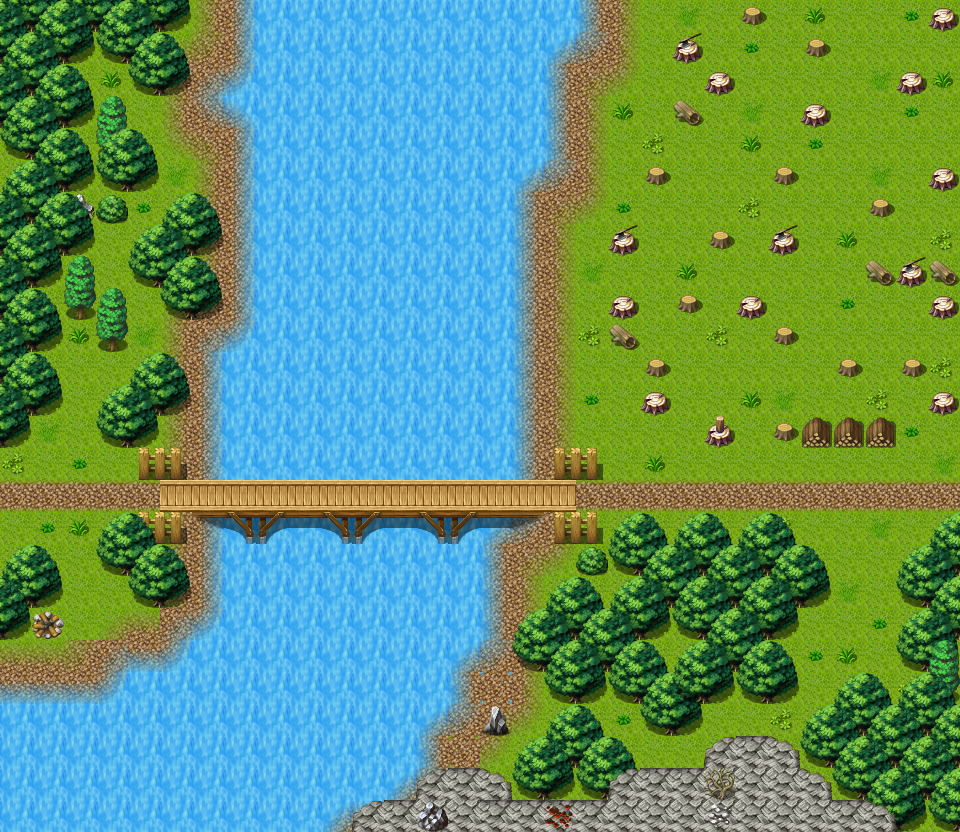

A 2D game scene composited from a Tiled map and its tileset images. What follows is a short description and the map's XML, with each tile layer's data collapsed to a summary:
An orthogonal 30x26 tile map with 32x32 px tiles, 3 tile layers (Ground, Objects, Above), 1 hidden layer not drawn, 60 tilesets and 11 objects (6x spawn, 5x mapchange).

<map version="1.0" tiledversion="1.1.5" orientation="orthogonal" renderorder="right-down" width="30" height="26" tilewidth="32" tileheight="32" infinite="0" nextobjectid="12">
 <properties>
  <property name="outdoors" value="1" />
 </properties>
 <tileset firstgid="1" name="map_bed_1" tilewidth="32" tileheight="32" tilecount="128" columns="16">
  <image source="../drawable/map_bed_1.png" width="512" height="256" />
 </tileset>
 <tileset firstgid="129" name="map_border_1" tilewidth="32" tileheight="32" tilecount="128" columns="16">
  <image source="../drawable/map_border_1.png" width="512" height="256" />
 </tileset>
 <tileset firstgid="257" name="map_bridge_1" tilewidth="32" tileheight="32" tilecount="128" columns="16">
  <image source="../drawable/map_bridge_1.png" width="512" height="256" />
 </tileset>
 <tileset firstgid="385" name="map_bridge_2" tilewidth="32" tileheight="32" tilecount="128" columns="16">
  <image source="../drawable/map_bridge_2.png" width="512" height="256" />
 </tileset>
 <tileset firstgid="513" name="map_broken_1" tilewidth="32" tileheight="32" tilecount="128" columns="16">
  <image source="../drawable/map_broken_1.png" width="512" height="256" />
 </tileset>
 <tileset firstgid="641" name="map_cavewall_1" tilewidth="32" tileheight="32" tilecount="108" columns="18">
  <image source="../drawable/map_cavewall_1.png" width="576" height="192" />
 </tileset>
 <tileset firstgid="749" name="map_cavewall_2" tilewidth="32" tileheight="32" tilecount="108" columns="18">
  <image source="../drawable/map_cavewall_2.png" width="576" height="192" />
 </tileset>
 <tileset firstgid="857" name="map_cavewall_3" tilewidth="32" tileheight="32" tilecount="108" columns="18">
  <image source="../drawable/map_cavewall_3.png" width="576" height="192" />
 </tileset>
 <tileset firstgid="965" name="map_cavewall_4" tilewidth="32" tileheight="32" tilecount="108" columns="18">
  <image source="../drawable/map_cavewall_4.png" width="576" height="192" />
 </tileset>
 <tileset firstgid="1073" name="map_chair_table_1" tilewidth="32" tileheight="32" tilecount="128" columns="16">
  <image source="../drawable/map_chair_table_1.png" width="512" height="256" />
 </tileset>
 <tileset firstgid="1201" name="map_chair_table_2" tilewidth="32" tileheight="32" tilecount="128" columns="16">
  <image source="../drawable/map_chair_table_2.png" width="512" height="256" />
 </tileset>
 <tileset firstgid="1329" name="map_crate_1" tilewidth="32" tileheight="32" tilecount="128" columns="16">
  <image source="../drawable/map_crate_1.png" width="512" height="256" />
 </tileset>
 <tileset firstgid="1457" name="map_cupboard_1" tilewidth="32" tileheight="32" tilecount="128" columns="16">
  <image source="../drawable/map_cupboard_1.png" width="512" height="256" />
 </tileset>
 <tileset firstgid="1585" name="map_curtain_1" tilewidth="32" tileheight="32" tilecount="128" columns="16">
  <image source="../drawable/map_curtain_1.png" width="512" height="256" />
 </tileset>
 <tileset firstgid="1713" name="map_entrance_1" tilewidth="32" tileheight="32" tilecount="128" columns="16">
  <image source="../drawable/map_entrance_1.png" width="512" height="256" />
 </tileset>
 <tileset firstgid="1841" name="map_entrance_2" tilewidth="32" tileheight="32" tilecount="128" columns="16">
  <image source="../drawable/map_entrance_2.png" width="512" height="256" />
 </tileset>
 <tileset firstgid="1969" name="map_fence_1" tilewidth="32" tileheight="32" tilecount="128" columns="16">
  <image source="../drawable/map_fence_1.png" width="512" height="256" />
 </tileset>
 <tileset firstgid="2097" name="map_fence_2" tilewidth="32" tileheight="32" tilecount="128" columns="16">
  <image source="../drawable/map_fence_2.png" width="512" height="256" />
 </tileset>
 <tileset firstgid="2225" name="map_fence_3" tilewidth="32" tileheight="32" tilecount="128" columns="16">
  <image source="../drawable/map_fence_3.png" width="512" height="256" />
 </tileset>
 <tileset firstgid="2353" name="map_fence_4" tilewidth="32" tileheight="32" tilecount="128" columns="16">
  <image source="../drawable/map_fence_4.png" width="512" height="256" />
 </tileset>
 <tileset firstgid="2481" name="map_ground_1" tilewidth="32" tileheight="32" tilecount="128" columns="16">
  <image source="../drawable/map_ground_1.png" width="512" height="256" />
 </tileset>
 <tileset firstgid="2609" name="map_ground_2" tilewidth="32" tileheight="32" tilecount="128" columns="16">
  <image source="../drawable/map_ground_2.png" width="512" height="256" />
 </tileset>
 <tileset firstgid="2737" name="map_ground_3" tilewidth="32" tileheight="32" tilecount="128" columns="16">
  <image source="../drawable/map_ground_3.png" width="512" height="256" />
 </tileset>
 <tileset firstgid="2865" name="map_ground_4" tilewidth="32" tileheight="32" tilecount="128" columns="16">
  <image source="../drawable/map_ground_4.png" width="512" height="256" />
 </tileset>
 <tileset firstgid="2993" name="map_ground_5" tilewidth="32" tileheight="32" tilecount="128" columns="16">
  <image source="../drawable/map_ground_5.png" width="512" height="256" />
 </tileset>
 <tileset firstgid="3121" name="map_ground_6" tilewidth="32" tileheight="32" tilecount="128" columns="16">
  <image source="../drawable/map_ground_6.png" width="512" height="256" />
 </tileset>
 <tileset firstgid="3249" name="map_ground_7" tilewidth="32" tileheight="32" tilecount="128" columns="16">
  <image source="../drawable/map_ground_7.png" width="512" height="256" />
 </tileset>
 <tileset firstgid="3377" name="map_ground_8" tilewidth="32" tileheight="32" tilecount="128" columns="16">
  <image source="../drawable/map_ground_8.png" width="512" height="256" />
 </tileset>
 <tileset firstgid="3505" name="map_house_1" tilewidth="32" tileheight="32" tilecount="128" columns="16">
  <image source="../drawable/map_house_1.png" width="512" height="256" />
 </tileset>
 <tileset firstgid="3633" name="map_house_2" tilewidth="32" tileheight="32" tilecount="128" columns="16">
  <image source="../drawable/map_house_2.png" width="512" height="256" />
 </tileset>
 <tileset firstgid="3761" name="map_indoor_1" tilewidth="32" tileheight="32" tilecount="128" columns="16">
  <image source="../drawable/map_indoor_1.png" width="512" height="256" />
 </tileset>
 <tileset firstgid="3889" name="map_indoor_2" tilewidth="32" tileheight="32" tilecount="128" columns="16">
  <image source="../drawable/map_indoor_2.png" width="512" height="256" />
 </tileset>
 <tileset firstgid="4017" name="map_kitchen_1" tilewidth="32" tileheight="32" tilecount="128" columns="16">
  <image source="../drawable/map_kitchen_1.png" width="512" height="256" />
 </tileset>
 <tileset firstgid="4145" name="map_outdoor_1" tilewidth="32" tileheight="32" tilecount="128" columns="16">
  <image source="../drawable/map_outdoor_1.png" width="512" height="256" />
 </tileset>
 <tileset firstgid="4273" name="map_pillar_1" tilewidth="32" tileheight="32" tilecount="128" columns="16">
  <image source="../drawable/map_pillar_1.png" width="512" height="256" />
 </tileset>
 <tileset firstgid="4401" name="map_pillar_2" tilewidth="32" tileheight="32" tilecount="128" columns="16">
  <image source="../drawable/map_pillar_2.png" width="512" height="256" />
 </tileset>
 <tileset firstgid="4529" name="map_plant_1" tilewidth="32" tileheight="32" tilecount="128" columns="16">
  <image source="../drawable/map_plant_1.png" width="512" height="256" />
 </tileset>
 <tileset firstgid="4657" name="map_plant_2" tilewidth="32" tileheight="32" tilecount="128" columns="16">
  <image source="../drawable/map_plant_2.png" width="512" height="256" />
 </tileset>
 <tileset firstgid="4785" name="map_rock_1" tilewidth="32" tileheight="32" tilecount="128" columns="16">
  <image source="../drawable/map_rock_1.png" width="512" height="256" />
 </tileset>
 <tileset firstgid="4913" name="map_rock_2" tilewidth="32" tileheight="32" tilecount="128" columns="16">
  <image source="../drawable/map_rock_2.png" width="512" height="256" />
 </tileset>
 <tileset firstgid="5041" name="map_roof_1" tilewidth="32" tileheight="32" tilecount="128" columns="16">
  <image source="../drawable/map_roof_1.png" width="512" height="256" />
 </tileset>
 <tileset firstgid="5169" name="map_roof_2" tilewidth="32" tileheight="32" tilecount="128" columns="16">
  <image source="../drawable/map_roof_2.png" width="512" height="256" />
 </tileset>
 <tileset firstgid="5297" name="map_roof_3" tilewidth="32" tileheight="32" tilecount="128" columns="16">
  <image source="../drawable/map_roof_3.png" width="512" height="256" />
 </tileset>
 <tileset firstgid="5425" name="map_shop_1" tilewidth="32" tileheight="32" tilecount="128" columns="16">
  <image source="../drawable/map_shop_1.png" width="512" height="256" />
 </tileset>
 <tileset firstgid="5553" name="map_sign_ladder_1" tilewidth="32" tileheight="32" tilecount="128" columns="16">
  <image source="../drawable/map_sign_ladder_1.png" width="512" height="256" />
 </tileset>
 <tileset firstgid="5681" name="map_table_1" tilewidth="32" tileheight="32" tilecount="128" columns="16">
  <image source="../drawable/map_table_1.png" width="512" height="256" />
 </tileset>
 <tileset firstgid="5809" name="map_trail_1" tilewidth="32" tileheight="32" tilecount="128" columns="16">
  <image source="../drawable/map_trail_1.png" width="512" height="256" />
 </tileset>
 <tileset firstgid="5937" name="map_transition_1" tilewidth="32" tileheight="32" tilecount="128" columns="16">
  <image source="../drawable/map_transition_1.png" width="512" height="256" />
 </tileset>
 <tileset firstgid="6065" name="map_transition_2" tilewidth="32" tileheight="32" tilecount="128" columns="16">
  <image source="../drawable/map_transition_2.png" width="512" height="256" />
 </tileset>
 <tileset firstgid="6193" name="map_transition_3" tilewidth="32" tileheight="32" tilecount="128" columns="16">
  <image source="../drawable/map_transition_3.png" width="512" height="256" />
 </tileset>
 <tileset firstgid="6321" name="map_transition_4" tilewidth="32" tileheight="32" tilecount="128" columns="16">
  <image source="../drawable/map_transition_4.png" width="512" height="256" />
 </tileset>
 <tileset firstgid="6449" name="map_transition_5" tilewidth="32" tileheight="32" tilecount="128" columns="16">
  <image source="../drawable/map_transition_5.png" width="512" height="256" />
 </tileset>
 <tileset firstgid="6577" name="map_tree_1" tilewidth="32" tileheight="32" tilecount="128" columns="16">
  <image source="../drawable/map_tree_1.png" width="512" height="256" />
 </tileset>
 <tileset firstgid="6705" name="map_tree_2" tilewidth="32" tileheight="32" tilecount="128" columns="16">
  <image source="../drawable/map_tree_2.png" width="512" height="256" />
 </tileset>
 <tileset firstgid="6833" name="map_wall_1" tilewidth="32" tileheight="32" tilecount="128" columns="16">
  <image source="../drawable/map_wall_1.png" width="512" height="256" />
 </tileset>
 <tileset firstgid="6961" name="map_wall_2" tilewidth="32" tileheight="32" tilecount="120" columns="15">
  <image source="../drawable/map_wall_2.png" width="480" height="256" />
 </tileset>
 <tileset firstgid="7081" name="map_wall_3" tilewidth="32" tileheight="32" tilecount="120" columns="15">
  <image source="../drawable/map_wall_3.png" width="480" height="256" />
 </tileset>
 <tileset firstgid="7201" name="map_wall_4" tilewidth="32" tileheight="32" tilecount="120" columns="15">
  <image source="../drawable/map_wall_4.png" width="480" height="256" />
 </tileset>
 <tileset firstgid="7321" name="map_window_1" tilewidth="32" tileheight="32" tilecount="128" columns="16">
  <image source="../drawable/map_window_1.png" width="512" height="256" />
 </tileset>
 <tileset firstgid="7449" name="map_window_2" tilewidth="32" tileheight="32" tilecount="128" columns="16">
  <image source="../drawable/map_window_2.png" width="512" height="256" />
 </tileset>
 <layer name="Ground" width="30" height="26">
  <data>[780 cells, 780 non-empty, 7 distinct tile ids]</data>
 </layer>
 <layer name="Objects" width="30" height="26">
  <data>[780 cells, 296 non-empty, 37 distinct tile ids]</data>
 </layer>
 <layer name="Above" width="30" height="26">
  <data>[780 cells, 99 non-empty, 16 distinct tile ids]</data>
 </layer>
 <layer name="Walkable" width="30" height="26" visible="0">
  <data>[780 cells, 487 non-empty, 1 distinct tile ids]</data>
 </layer>
 <objectgroup name="Mapevents">
  <object id="1" name="north1" type="mapchange" x="928" y="32" width="32" height="128">
   <properties>
    <property name="map" value="roadtocarntower1" />
    <property name="place" value="left1" />
   </properties>
  </object>
  <object id="2" name="north2" type="mapchange" x="928" y="192" width="32" height="64">
   <properties>
    <property name="map" value="roadtocarntower1" />
    <property name="place" value="left2" />
   </properties>
  </object>
  <object id="3" name="north4" type="mapchange" x="928" y="416" width="32" height="128">
   <properties>
    <property name="map" value="roadtocarntower1" />
    <property name="place" value="left4" />
   </properties>
  </object>
  <object id="4" name="north3" type="mapchange" x="928" y="320" width="32" height="64">
   <properties>
    <property name="map" value="roadtocarntower1" />
    <property name="place" value="left3" />
   </properties>
  </object>
  <object id="5" name="north" type="mapchange" x="608" y="0" width="320" height="32">
   <properties>
    <property name="map" value="fields10" />
    <property name="place" value="south" />
   </properties>
  </object>
 </objectgroup>
 <objectgroup name="Spawn uniques">
  <object id="6" name="fieldwasp_unique" type="spawn" x="544" y="64" width="352" height="384">
   <properties>
    <property name="spawngroup" value="fieldwasp_unique" />
   </properties>
  </object>
  <object id="7" name="rogorn" type="spawn" x="96" y="608" width="32" height="32">
   <properties>
    <property name="spawngroup" value="rogorn" />
   </properties>
  </object>
  <object id="8" name="rogorn_henchman" type="spawn" x="64" y="608" width="32" height="32">
   <properties>
    <property name="spawngroup" value="rogorn_henchman" />
   </properties>
  </object>
  <object id="9" name="rogorn_henchman_1" type="spawn" x="64" y="576" width="32" height="32">
   <properties>
    <property name="spawngroup" value="rogorn_henchman" />
   </properties>
  </object>
  <object id="10" name="rivertroll" type="spawn" x="384" y="480" width="32" height="32">
   <properties>
    <property name="spawngroup" value="rivertroll" />
   </properties>
  </object>
 </objectgroup>
 <objectgroup name="Spawn monsters">
  <object id="11" name="fieldwasp_2" type="spawn" x="544" y="64" width="352" height="384">
   <properties>
    <property name="quantity" value="3" />
    <property name="spawngroup" value="fieldwasp_2" />
   </properties>
  </object>
 </objectgroup>
 <objectgroup name="Keys" visible="0" />
</map>
